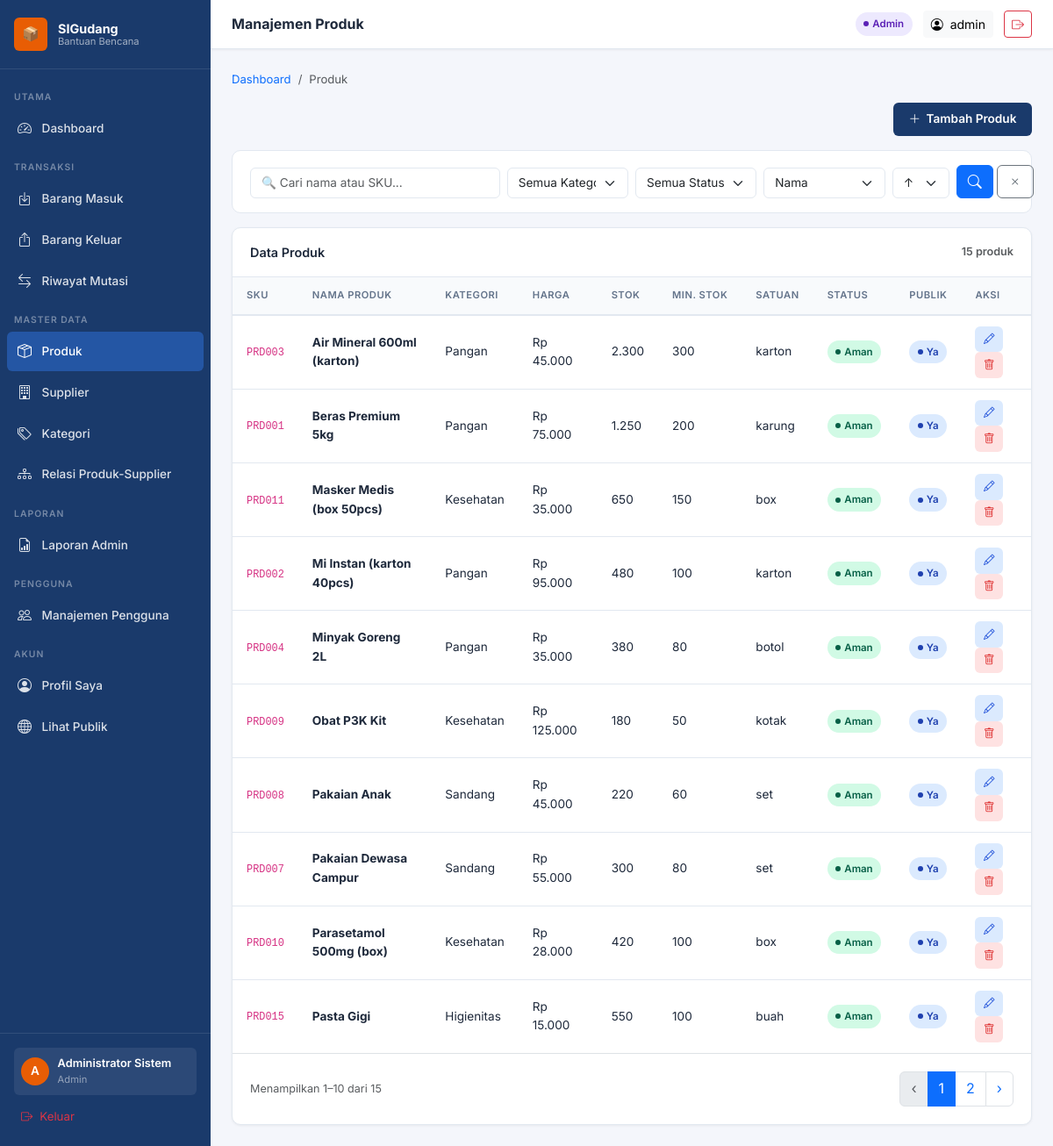
Page /admin/produk.php (signed in) on the committed database.
### tables this page shows
CREATE TABLE `products` (
  `id`            INT UNSIGNED NOT NULL AUTO_INCREMENT,
  `category_id`   INT UNSIGNED NOT NULL,
  `sku`           VARCHAR(50)  NOT NULL,
  `name`          VARCHAR(200) NOT NULL,
  `unit`          VARCHAR(30)  NOT NULL DEFAULT 'pcs',
  `price`         DECIMAL(15,2) NOT NULL DEFAULT 0.00,
  `stock`         INT          NOT NULL DEFAULT 0,
  `minimum_stock` INT          NOT NULL DEFAULT 0,
  `description`   TEXT                  DEFAULT NULL,
  `is_public`     TINYINT(1)   NOT NULL DEFAULT 1,
  `created_at`    DATETIME     NOT NULL DEFAULT CURRENT_TIMESTAMP,
  PRIMARY KEY (`id`),
  UNIQUE KEY `uq_sku` (`sku`),
  KEY `fk_prod_cat` (`category_id`),
  CONSTRAINT `fk_prod_cat` FOREIGN KEY (`category_id`)
    REFERENCES `categories` (`id`) ON UPDATE CASCADE ON DELETE RESTRICT
);

CREATE TABLE `categories` (
  `id`          INT UNSIGNED NOT NULL AUTO_INCREMENT,
  `name`        VARCHAR(100) NOT NULL,
  `description` TEXT                  DEFAULT NULL,
  `created_at`  DATETIME     NOT NULL DEFAULT CURRENT_TIMESTAMP,
  PRIMARY KEY (`id`),
  UNIQUE KEY `uq_cat_name` (`name`)
);

### admin/produk.php (the view, shortened to what this page needs)
<?php
require_once dirname(__DIR__) . '/helpers/functions.php';
$db = getDB();
$search  = sanitizeString($_GET['q']       ?? '', 100);
$catId   = sanitizeInt($_GET['cat']        ?? 0);
$status  = sanitizeString($_GET['status'] ?? '', 20);
$sortCol = getAllowedSort($_GET['sort'] ?? 'name', ['name','sku','stock','price','kategori'], 'name');
$sortDir = getAllowedOrder($_GET['dir'] ?? 'ASC');
$page    = max(1, sanitizeInt($_GET['page'] ?? 1));
$perPage = ITEMS_PER_PAGE;
$offset  = ($page-1)*$perPage;
$params  = ['q'=>$search,'cat'=>$catId,'status'=>$status,'sort'=>$sortCol,'dir'=>$sortDir];
$where = "1=1"; $bind = [];
$cntSt = $db->prepare("SELECT COUNT(*) FROM products p JOIN categories c ON p.category_id=c.id WHERE $where");
$cntSt->execute($bind);
$total = (int)$cntSt->fetchColumn();
$totalPages = (int)ceil($total/$perPage);
$sortSQL = $sortCol === 'kategori' ? 'c.name' : "p.$sortCol";
$st = $db->prepare("SELECT p.*,c.name AS kategori FROM products p JOIN categories c ON p.category_id=c.id WHERE $where ORDER BY $sortSQL $sortDir LIMIT $perPage OFFSET $offset");
$st->execute($bind);
$rows = $st->fetchAll();
include dirname(__DIR__) . '/views/partials/header_admin.php';
?>
<nav class="breadcrumb-bar"><ol class="breadcrumb"><li class="breadcrumb-item"><a href="<?= BASE_URL ?>/admin/dashboard.php">Dashboard</a></li><li class="breadcrumb-item active">Produk</li></ol></nav>
<div class="d-flex justify-content-between align-items-center mb-3">
  <button class="btn-primary-custom" data-bs-toggle="modal" data-bs-target="#modalProduk" onclick="resetForm()">
    <i class="bi bi-plus-lg"></i> Tambah Produk
  </button>
</div>
<form method="GET" class="filter-bar mb-3">
  <div class="row g-2 align-items-end">
    <div class="col-md-4"><input type="text" name="q" class="form-control" placeholder="🔍 Cari nama atau SKU..." value="<?= e($search) ?>"></div>
    <div class="col-md-2">
      <select name="cat" class="form-select"><option value="">Semua Kategori</option>
      </select>
    </div>
    <div class="col-md-2">
      <select name="status" class="form-select"><option value="">Semua Status</option>
      </select>
    </div>
    <div class="col-md-2">
      <select name="sort" class="form-select">
        <option value="name" <?= $sortCol==='name'?'selected':'' ?>>Nama</option>
      </select>
    </div>
    <div class="col-md-1">
      <select name="dir" class="form-select"><option value="ASC" <?= $sortDir==='ASC'?'selected':'' ?>>↑</option><option value="DESC" <?= $sortDir==='DESC'?'selected':'' ?>>↓</option></select>
    </div>
    <div class="col-md-1 d-flex gap-1">
      <button type="submit" class="btn btn-primary flex-fill"><i class="bi bi-search"></i></button>
      <a href="?" class="btn btn-outline-secondary"><i class="bi bi-x"></i></a>
    </div>
  </div>
</form>
<div class="card-panel">
  <div class="card-panel-header"><span>Data Produk</span><small class="text-muted"><?= $total ?> produk</small></div>
  <div class="table-responsive">
    <table class="table-modern w-100">
      <thead><tr>
        <th>SKU</th><th>Nama Produk</th><th>Kategori</th><th>Harga</th><th>Stok</th><th>Min. Stok</th><th>Satuan</th><th>Status</th><th>Publik</th><th>Aksi</th>
      </tr></thead>
      <tbody>
        <?php if (empty($rows)): ?>
          <tr><td colspan="10" class="empty-state"><span class="empty-icon">📦</span>Tidak ada produk</td></tr>
        <?php else: ?>
          <?php foreach ($rows as $r): ?>
            <?php $kritis = $r['stock'] <= $r['minimum_stock'] && $r['minimum_stock'] > 0; ?>
            <tr>
              <td><code><?= e($r['sku']) ?></code></td>
              <td><strong><?= e($r['name']) ?></strong></td>
              <td><?= e($r['kategori']) ?></td>
              <td><?= formatRupiah($r['price']) ?></td>
              <td class="<?= $kritis?'text-danger fw-bold':'' ?>"><?= formatNumber($r['stock']) ?></td>
              <td><?= formatNumber($r['minimum_stock']) ?></td>
              <td><?= e($r['unit']) ?></td>
              <td><span class="badge-status <?= $kritis?'badge-kritis':'badge-aman' ?>"><?= $kritis?'Kritis':'Aman' ?></span></td>
              <td><span class="badge-status <?= $r['is_public']?'badge-publik':'badge-privat' ?>"><?= $r['is_public']?'Ya':'Tidak' ?></span></td>
              <td>
                <button class="btn-sm-action btn-edit me-1" onclick="editProduk(<?= htmlspecialchars(json_encode($r)) ?>)"><i class="bi bi-pencil"></i></button>
                <form method="POST" class="d-inline" onsubmit="return confirm('Hapus produk ini?')">
                  <button type="submit" class="btn-sm-action btn-delete"><i class="bi bi-trash"></i></button>
                </form>
              </td>
            </tr>
          <?php endforeach; ?>
        <?php endif; ?>
      </tbody>
    </table>
  </div>
  <div class="card-panel-body d-flex justify-content-between align-items-center flex-wrap gap-2 border-top">
    <small class="text-muted">Menampilkan <?= min($total,$offset+1) ?>–<?= min($total,$offset+$perPage) ?> dari <?= $total ?></small>
    <?= paginationLinks($page, $totalPages, $params) ?>
  </div>
</div>
<?php include dirname(__DIR__) . '/views/partials/footer_admin.php'; ?>

### assets/css/style.css (style rules this page uses)
:root { --primary: #1a3a6b; --primary-dark: #122a52; --primary-light: #2456a4; --accent: #e85d04; --accent-light: #ff6b08; --success: #0fa86a; --danger: #dc3545; --warning: #ffc107; --info: #0dcaf0; --sidebar-bg: #1a3a6b; --sidebar-text: rgba(255,255,255,0.85); --sidebar-hover: rgba(255,255,255,0.12); --sidebar-active:#2456a4; --body-bg: #f4f6fb; --card-bg: #ffffff; --border-color: #e2e8f0; --text-primary: #1e293b; --text-secondary:#64748b; --text-muted: #94a3b8; --shadow-sm: 0 1px 3px rgba(0,0,0,0.06); --shadow-md: 0 4px 16px rgba(0,0,0,0.08); --shadow-lg: 0 8px 32px rgba(0,0,0,0.12); --radius-sm: 6px; --radius-md: 10px; --radius-lg: 16px; --transition: all 0.2s ease; }
*, *::before, *::after { box-sizing: border-box; }
body { font-family: 'Inter', sans-serif; background: var(--body-bg); color: var(--text-primary); font-size: 0.9rem; line-height: 1.6; margin: 0; }
a { text-decoration: none; transition: var(--transition); }
.card-panel { background: var(--card-bg); border-radius: var(--radius-md); box-shadow: var(--shadow-sm); border: 1px solid var(--border-color); }
.card-panel-header { padding: 1rem 1.25rem; border-bottom: 1px solid var(--border-color); display: flex; align-items: center; justify-content: space-between; font-weight: 600; font-size: 0.9rem; color: var(--text-primary); }
.card-panel-body { padding: 1.25rem; }
.table-modern { width: 100%; border-collapse: collapse; font-size: 0.85rem; }
.table-modern thead tr { background: #f8fafc; border-bottom: 2px solid var(--border-color); }
.table-modern th { padding: 0.75rem 1rem; font-weight: 600; color: var(--text-secondary); text-transform: uppercase; font-size: 0.7rem; letter-spacing: 0.5px; white-space: nowrap; }
.table-modern td { padding: 0.75rem 1rem; border-bottom: 1px solid var(--border-color); vertical-align: middle; }
.table-modern tbody tr:last-child td { border-bottom: none; }
.badge-status { display: inline-flex; align-items: center; gap: 4px; padding: 0.25rem 0.6rem; border-radius: 20px; font-size: 0.72rem; font-weight: 600; }
.badge-status::before { content: ''; width: 6px; height: 6px; border-radius: 50%; background: currentColor; }
.badge-aman { background: #d1fae5; color: #065f46; }
.badge-publik { background: #dbeafe; color: #1e40af; }
.btn-primary-custom { background: var(--primary); color: #fff; border: none; padding: 0.5rem 1.1rem; border-radius: var(--radius-sm); font-size: 0.85rem; font-weight: 600; display: inline-flex; align-items: center; gap: 0.4rem; cursor: pointer; transition: var(--transition); }
.btn-sm-action { padding: 0.3rem 0.6rem; font-size: 0.78rem; border-radius: var(--radius-sm); border: none; cursor: pointer; transition: var(--transition); display: inline-flex; align-items: center; gap: 3px; }
.btn-edit { background: #dbeafe; color: #1d4ed8; }
.btn-delete { background: #fee2e2; color: #dc2626; }
.filter-bar { background: var(--card-bg); border: 1px solid var(--border-color); border-radius: var(--radius-md); padding: 1rem 1.25rem; margin-bottom: 1rem; }
.filter-bar .form-control, .filter-bar .form-select { font-size: 0.85rem; border-color: var(--border-color); border-radius: var(--radius-sm); }
.table-responsive { overflow-x: auto; }
.breadcrumb-bar { background: none; padding: 0; margin-bottom: 1rem; }
.breadcrumb-bar .breadcrumb-item { font-size: 0.82rem; }

### rows in the picture
products: sku "PRD003", name "Air Mineral 600ml (karton)", category.name "Pangan", price "Rp 45.000", stock "2.300", minimum_stock "300", unit "karton", shows "Aman", is_public "Ya"
products: sku "PRD001", name "Beras Premium 5kg", category.name "Pangan", price "Rp 75.000", stock "1.250", minimum_stock "200", unit "karung", shows "Aman", is_public "Ya"
products: sku "PRD011", name "Masker Medis (box 50pcs)", category.name "Kesehatan", price "Rp 35.000", stock "650", minimum_stock "150", unit "box", shows "Aman", is_public "Ya"
products: sku "PRD002", name "Mi Instan (karton 40pcs)", category.name "Pangan", price "Rp 95.000", stock "480", minimum_stock "100", unit "karton", shows "Aman", is_public "Ya"
products: sku "PRD004", name "Minyak Goreng 2L", category.name "Pangan", price "Rp 35.000", stock "380", minimum_stock "80", unit "botol", shows "Aman", is_public "Ya"
products: sku "PRD009", name "Obat P3K Kit", category.name "Kesehatan", price "Rp 125.000", stock "180", minimum_stock "50", unit "kotak", shows "Aman", is_public "Ya"
products: sku "PRD008", name "Pakaian Anak", category.name "Sandang", price "Rp 45.000", stock "220", minimum_stock "60", unit "set", shows "Aman", is_public "Ya"
products: sku "PRD007", name "Pakaian Dewasa Campur", category.name "Sandang", price "Rp 55.000", stock "300", minimum_stock "80", unit "set", shows "Aman", is_public "Ya"
products: sku "PRD010", name "Parasetamol 500mg (box)", category.name "Kesehatan", price "Rp 28.000", stock "420", minimum_stock "100", unit "box", shows "Aman", is_public "Ya"
products: sku "PRD015", name "Pasta Gigi", category.name "Higienitas", price "Rp 15.000", stock "550", minimum_stock "100", unit "buah", shows "Aman", is_public "Ya"

### other values in the picture
substr($u['full_name'] ?: $u['username'], 0, 1) "A"
$u['full_name'] ?: $u['username'] "Administrator Sistem"
$role "Admin"
$pageTitle "Manajemen Produk"
$u['username'] "admin"
$total "15"
min($total,$offset+1) "1"
min($total,$offset+$perPage) "10"
